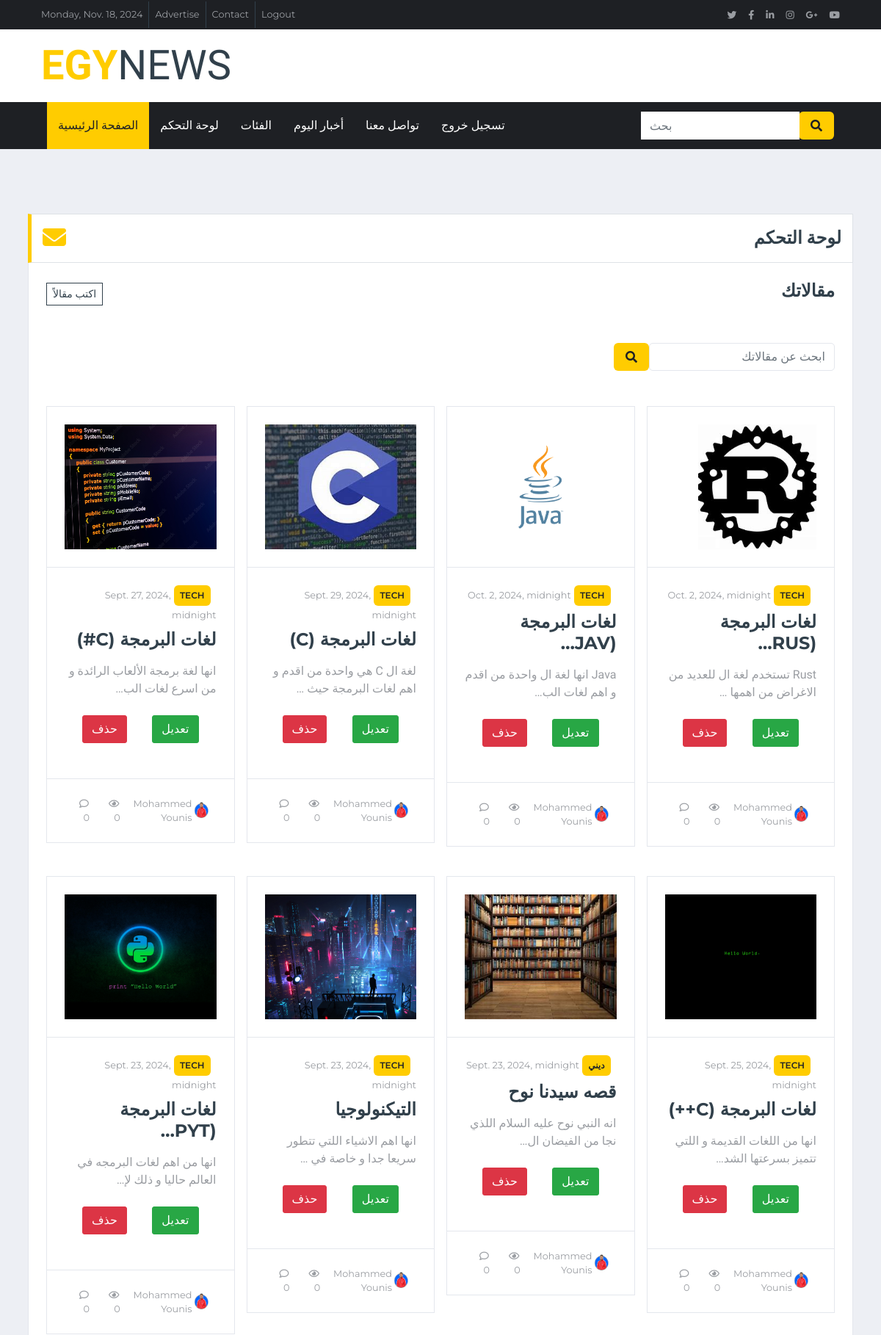
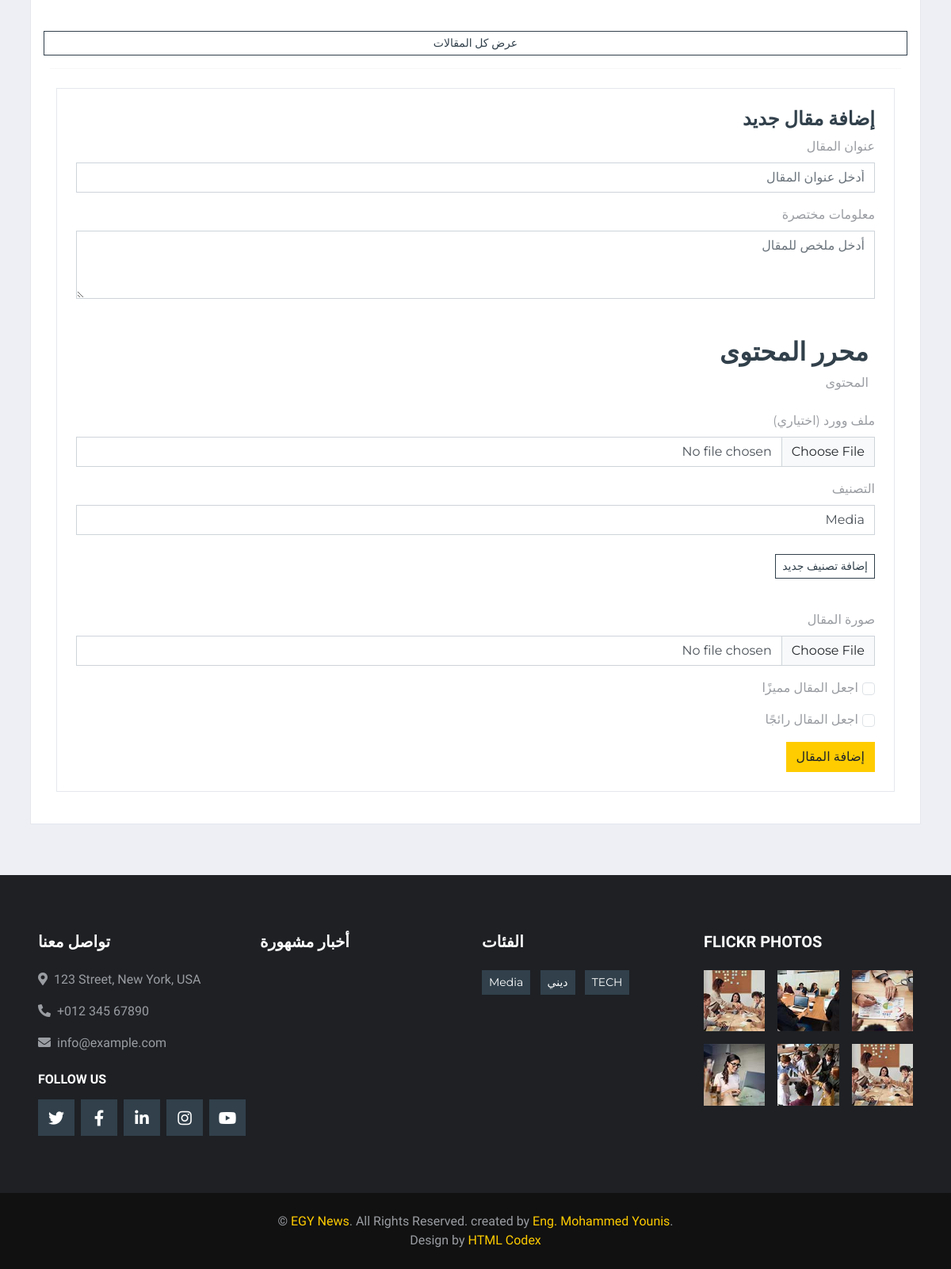
Page /dashboard/ (signed in) on the committed database (2 pictures, top to bottom).
### PressApp/models.py (models this page shows, shortened)
class Article(models.Model):
    journalist = models.ForeignKey(Journalist, on_delete=models.CASCADE)
    title = models.CharField(max_length=100, null=True, blank=False)
    info = models.TextField(null=True, blank=False)
    content = models.TextField(null=True, blank=False)
    word_file = models.FileField(upload_to='articles/word_files/', null=True, blank=True)  # حقل لملف وورد
    category = models.ForeignKey(Category, on_delete=models.CASCADE)
    image = models.ImageField(upload_to='articles/images/', null=True, blank=True)
    add_date = models.DateTimeField(auto_now_add=True)
    edit_date = models.DateTimeField(auto_now=True, null=True, blank=True)
    is_special = models.BooleanField(default=False)
    is_trend = models.BooleanField(default=False)
    num_of_comments = models.IntegerField(default=0, null=True, blank=True)
    num_of_views = models.IntegerField(default=0, null=True, blank=True)
    viewed_by = models.ManyToManyField(User, related_name='viewed_articles', blank=True)

class Category(models.Model):
    name = models.CharField(max_length=100, null=True, blank=True)
    photo = models.ImageField(upload_to='category/photos/', null=True, blank=True)

class Journalist(models.Model):
    author =  models.ForeignKey(User, on_delete=models.CASCADE)
    photo = models.ImageField(upload_to='journalist/photos/', null=True, blank=True)
    phone = models.CharField(max_length=20, null=True, blank=True)
    bio = models.TextField(null=True, blank=True)

### PressApp/views.py (the view, shortened to what this page needs)
# urls.py: path('dashboard/', views.dashboard, name='dashboard'),
def dashboard(request):
    if request.user.is_staff and not request.user.is_anonymous:
        now = timezone.now() + datetime.timedelta(hours=2)
        today = now.date()
        today_str = today.strftime("%A")
        advertisment = Advertisment.objects.all()
        articles = Article.objects.filter(journalist__author__id=request.user.id).order_by('-add_date')
        categories = Category.objects.all()
        err = None
        context = {
            'today_str': today_str,
            'articles': articles,
            'today': today,
            'advertisment': advertisment,
            'categories': categories,
        }
        return render(request, 'dashboard.html', context)
    else:
        messages.error(request, "عذرا انت لست لديك الصلاحية للدخول لهذه الصفحة")
        return redirect('home')

### templates/dashboard.html (shortened to what this page needs)
{% extends 'base.html' %}
{% load static %}
{% block content %}
    <div class="container-fluid mt-5 pt-3">
        <div class="container text-right" dir="rtl">
            <div class="row">
                <div class="col-lg-12">
                    <div class="section-title mb-0 text-right" dir="rtl">
                        <h4 class="m-0 text-uppercase font-weight-bold" style="font-family: 'Kufam', sans-serif;">لوحة التحكم</h4><a href="{% url 'messages' %}"><i class="fa-solid fa-envelope" style="font-size:xx-large;"></i></a>
                    </div>
                    <div class="bg-white border border-top-0 p-4 mb-3">
                        <div class="mb-4">
                            <div class="mb-4 d-flex justify-content-between align-items-center">
                                <h4 class="text-uppercase font-weight-bold">مقالاتك</h4>
                                <a class="btn btn-sm btn-outline-secondary" href="#add-article">اكتب مقالاً</a>
                            </div>
                            <div>
                                <form action="{% url 'dashboard' %}" role="search" method="GET">
                                    <div class="input-group ml-auto" style="width: 100%; max-width: 300px;">
                                        <input type="text" class="form-control border" style="border-radius: 5px;" name="search-bar" type="search" placeholder="ابحث عن مقالاتك" aria-label="Search" id="search">
                                        <div class="input-group-append">
                                            <button class="input-group-text bg-primary text-dark border-0 px-3"><i
                                                    class="fa fa-search"></i></button>
                                        </div>
                                    </div>
                                </form>
                            </div>
                            <br><br>
                            <div class="row">
                                {% if articles.count > 8 %}
                                {% for news in articles|slice:":8" %}
                                <div class="col-lg-3 mb-4 d-flex">
                                    <div class="position-relative mb-3">
                                        <div class="bg-white border border-top-1 p-4">
                                            <img class="img-fluid w-70" src="{{news.image.url}}" style="object-fit: cover; height:170px;">
                                        </div>
                                        <div class="bg-white border border-top-0 p-4  d-flex flex-column h-40 ">
                                            <div class="mb-2">
                                                <a class="badge badge-primary text-uppercase font-weight-semi-bold p-2 mr-2"
                                                    href="{% url 'news_by_category' news.category.name %}">{{news.category.name}}</a>
                                                <a class="text-body" href="{% url 'news_by_date' news.add_date %}"><small>{{news.add_date}}</small></a>
                                            </div>
                                            <a class="h4 d-block mb-3 text-secondary text-uppercase font-weight-bold" href="{% url 'news_page' news.id %}">{{news.title|truncatechars:18}}</a>
                                            <p class="m-0">{{news.info|truncatechars:50}}</p>
                                            <div class="d-flex justify-content-between bg-white p-4">
                                                <div class="d-flex align-items-center">
                                                    <a href="{% url 'edit_article' news.id %}" class="btn btn-success" style="border-radius: 3px;">تعديل</a>
                                                </div>
                                                <div class="d-flex align-items-center">
                                                    <a href="{% url 'delete_article' news.id %}" class="btn btn-danger" style="border-radius: 3px;">حذف</a>
                                                </div>
                                            </div>
                                        </div>
                                        <div class="d-flex justify-content-between bg-white border border-top-0 p-4">
                                            <div class="d-flex align-items-center">
                                                <img class="rounded-circle mr-2" src="{{news.journalist.photo.url}}" width="25" height="25" alt="">
                                                <small>{{news.journalist.author.first_name}} {{news.journalist.author.last_name}}</small>
                                            </div>
                                            <div class="d-flex align-items-center">
                                                <small class="ml-3"><i class="far fa-eye mr-2"></i>&nbsp;&nbsp;{{news.num_of_views}}</small>
                                                <small class="ml-3"><i class="far fa-comment mr-2"></i>&nbsp;&nbsp;{{news.num_of_comments}}</small>
                                            </div>
                                        </div>
                                    </div>
                                </div>
                                {% endfor %}
                                {% endif %}
                                <a id="toggle-art-btn" class="btn btn-sm btn-outline-secondary" href="#allart" data-toggle="collapse" onclick="toggleComments()">عرض كل المقالات</a>
                            </div>
                            <hr>
                        </div>
                        <div class="col-lg-12" id="add-article">
                            <div class="bg-white border border-top-1 p-4 mb-3">
                                <h4 class="text-uppercase font-weight-bold">إضافة مقال جديد</h4>
                                <form method="post" enctype="multipart/form-data">
                                    <div class="form-group">
                                        <label for="title">عنوان المقال</label>
                                        <input type="text" name="title" id="title" class="form-control" placeholder="أدخل عنوان المقال" required>
                                    </div>
                                    <div class="form-group">
                                        <label for="info">معلومات مختصرة</label>
                                        <textarea name="info" id="info" class="form-control" rows="3" placeholder="أدخل ملخص للمقال" required></textarea>
                                    </div>
                                    <div class="container mt-5 dash">
                                        <h2>محرر المحتوى</h2>
                                        <div class="form-group">
                                            <label for="summernote">المحتوى</label>
                                        </div>
                                    </div>
                                    <div class="form-group">
                                        <label for="word_file">ملف وورد (اختياري)</label>
                                        <input type="file" name="word_file" id="word_file" class="form-control">
                                    </div>
                                    <div class="form-group">
                                        <label for="category">التصنيف</label>
                                        <select name="category" id="category" class="form-control" required>
                                            {% for category in categories %}
                                                <option value="{{ category.id }}">{{ category.name }}</option>
                                            {% endfor %}
                                        </select><br>
                                        <a href="{% url 'add_category' %}" class="btn btn-sm btn-outline-secondary">إضافة تصنيف جديد</a>
                                        <br><br>
                                    </div>
                                    <div class="form-group">
                                        <label for="image">صورة المقال</label>
                                        <input type="file" name="image" id="image" class="form-control" required>
                                    </div>
                                    <div class="form-group form-check">
                                        <input type="checkbox" name="is_special" id="is_special" class="form-check-input">
                                        <label for="is_special" class="form-check-label">&nbsp;&nbsp;&nbsp;&nbsp;&nbsp;اجعل المقال مميزًا</label>
                                    </div>
                                    <div class="form-group form-check">
                                        <input type="checkbox" name="is_trend" id="is_trend" class="form-check-input">
                                        <label for="is_trend" class="form-check-label">&nbsp;&nbsp;&nbsp;&nbsp;&nbsp;اجعل المقال رائجًا</label>
                                    </div>
                                    <button type="submit" class="btn btn-primary">إضافة المقال</button>
                                </form>
                            </div>
                        </div>
                    </div>
                </div>
            </div>
        </div>
    </div>
{% endblock %}

### templates/parts/footer.html (shortened to what this page needs)
    <div class="container-fluid bg-dark pt-5 px-sm-3 px-md-5 mt-5">
        <div class="row py-4">
            <div class="col-lg-3 col-md-6 mb-5">
                <h5 class="mb-4 text-white text-uppercase font-weight-bold">تواصل معنا</h5>
                <p class="font-weight-medium"><i class="fa fa-map-marker-alt mr-2"></i>123 Street, New York, USA</p>
                <p class="font-weight-medium"><i class="fa fa-phone-alt mr-2"></i>+012 345 67890</p>
                <p class="font-weight-medium"><i class="fa fa-envelope mr-2"></i>info@example.com</p>
                <h6 class="mt-4 mb-3 text-white text-uppercase font-weight-bold">Follow Us</h6>
                <div class="d-flex justify-content-start">
                    <a class="btn btn-lg btn-secondary btn-lg-square mr-2" href="#"><i class="fab fa-twitter"></i></a>
                    <a class="btn btn-lg btn-secondary btn-lg-square mr-2" href="#"><i class="fab fa-facebook-f"></i></a>
                    <a class="btn btn-lg btn-secondary btn-lg-square mr-2" href="#"><i class="fab fa-linkedin-in"></i></a>
                    <a class="btn btn-lg btn-secondary btn-lg-square mr-2" href="#"><i class="fab fa-instagram"></i></a>
                    <a class="btn btn-lg btn-secondary btn-lg-square" href="#"><i class="fab fa-youtube"></i></a>
                </div>
            </div>
            <div class="col-lg-3 col-md-6 mb-5">
                <h5 class="mb-4 text-white text-uppercase font-weight-bold">أخبار مشهورة</h5>
            </div>
            <div class="col-lg-3 col-md-6 mb-5">
                <h5 class="mb-4 text-white text-uppercase font-weight-bold">الفئات</h5>
                <div class="m-n1">
                    {% for cat in categories %}
                    <a href="{% url 'news_by_category' cat.name %}"class="btn btn-sm btn-secondary m-1">{{cat.name}}</a>
                    {% endfor %}
                </div>
            </div>
            <div class="col-lg-3 col-md-6 mb-5">
                <h5 class="mb-4 text-white text-uppercase font-weight-bold">Flickr Photos</h5>
                <div class="row">
                    <div class="col-4 mb-3">
                        <a href=""><img class="w-100" src="img/news-110x110-1.jpg" alt=""></a>
                    </div>
                    <div class="col-4 mb-3">
                        <a href=""><img class="w-100" src="img/news-110x110-2.jpg" alt=""></a>
                    </div>
                    <div class="col-4 mb-3">
                        <a href=""><img class="w-100" src="img/news-110x110-3.jpg" alt=""></a>
                    </div>
                    <div class="col-4 mb-3">
                        <a href=""><img class="w-100" src="img/news-110x110-4.jpg" alt=""></a>
                    </div>
                    <div class="col-4 mb-3">
                        <a href=""><img class="w-100" src="img/news-110x110-5.jpg" alt=""></a>
                    </div>
                    <div class="col-4 mb-3">
                        <a href=""><img class="w-100" src="img/news-110x110-1.jpg" alt=""></a>
                    </div>
                </div>
            </div>
        </div>
    </div>
    <div class="container-fluid py-4 px-sm-3 px-md-5" style="background: #111111;">
        <p class="m-0 text-center">&copy; <a href="#">EGY News</a>. All Rights Reserved. created by <a href="https://www.instagram.com/mohammed____tamer/">Eng. Mohammed Younis</a>.<br>
		Design by <a href="https://htmlcodex.com">HTML Codex</a></p>
    </div>

### rows in the picture
Article: image (picture), category.name "TECH", add_date "Oct. 2, 2024, midnight", title "لغات البرمجة (RUS…", info "Rust تستخدم لغة ال للعديد من الاغراض من اهمها …", journalist.photo (picture), journalist.author.first_name "Mohammed", journalist.author.last_name "Younis", num_of_views "0", num_of_comments "0"
Article: image (picture), category.name "TECH", add_date "Oct. 2, 2024, midnight", title "لغات البرمجة (JAV…", info "Java انها لغة ال واحدة من اقدم و اهم لغات الب…", journalist.photo (picture), journalist.author.first_name "Mohammed", journalist.author.last_name "Younis", num_of_views "0", num_of_comments "0"
Article: image (picture), category.name "TECH", add_date "Sept. 29, 2024, midnight", title "لغات البرمجة (C)", info "لغة ال C هي واحدة من اقدم و اهم لغات البرمجة حيث …", journalist.photo (picture), journalist.author.first_name "Mohammed", journalist.author.last_name "Younis", num_of_views "0", num_of_comments "0"
Article: image (picture), category.name "TECH", add_date "Sept. 27, 2024, midnight", title "لغات البرمجة (C#)", info "انها لغة برمجة الألعاب الرائدة و من اسرع لغات الب…", journalist.photo (picture), journalist.author.first_name "Mohammed", journalist.author.last_name "Younis", num_of_views "0", num_of_comments "0"
Article: image (picture), category.name "TECH", add_date "Sept. 25, 2024, midnight", title "لغات البرمجة (C++)", info "انها من اللغات القديمة و اللتي تتميز بسرعتها الشد…", journalist.photo (picture), journalist.author.first_name "Mohammed", journalist.author.last_name "Younis", num_of_views "0", num_of_comments "0"
Article: image (placeholder picture), category.name "ديني", add_date "Sept. 23, 2024, midnight", title "قصه سيدنا نوح", info "انه النبي نوح عليه السلام اللذي نجا من الفيضان ال…", journalist.photo (picture), journalist.author.first_name "Mohammed", journalist.author.last_name "Younis", num_of_views "0", num_of_comments "0"
Article: image (picture), category.name "TECH", add_date "Sept. 23, 2024, midnight", title "التيكنولوجيا", info "انها اهم الاشياء اللتي تتطور سريعا جدا و خاصة في …", journalist.photo (picture), journalist.author.first_name "Mohammed", journalist.author.last_name "Younis", num_of_views "0", num_of_comments "0"
Article: image (picture), category.name "TECH", add_date "Sept. 23, 2024, midnight", title "لغات البرمجة (PYT…", info "انها من اهم لغات البرمجه في العالم حاليا و ذلك لإ…", journalist.photo (picture), journalist.author.first_name "Mohammed", journalist.author.last_name "Younis", num_of_views "0", num_of_comments "0"
Category: name "Media"
Category: name "ديني"
Category: name "TECH"

### other values in the picture
form field category "Media"
